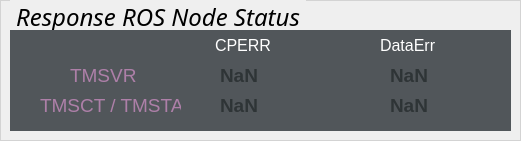
    <widget class="QGroupBox" name="Response_ROS_Node_groupBox">
     <property name="geometry">
      <rect>
       <x>20</x>
       <y>150</y>
       <width>521</width>
       <height>141</height>
      </rect>
     </property>
     <property name="font">
      <font>
       <family>Ubuntu Condensed</family>
       <pointsize>18</pointsize>
       <weight>50</weight>
       <italic>true</italic>
       <bold>false</bold>
       <underline>false</underline>
       <strikeout>false</strikeout>
       <kerning>true</kerning>
      </font>
     </property>
     <property name="styleSheet">
      <string notr="true">        QGroupBox {
            border-color: rgb(50, 50, 50);
            border: 2px solid lightgray;
            border-width: 0.5px;
            border-style: solid;
            margin-top: 1ex;  /* leave space at the top for the title */
        }
        QGroupBox::title {
            subcontrol-origin: margin;
            subcontrol-position: top left;
            left: 10px;
            margin-left: 0px;
            padding: 0  3px;
        }</string>
     </property>
     <property name="title">
      <string>Response ROS Node Status</string>
     </property>
     <property name="flat">
      <bool>false</bool>
     </property>
     <widget class="QWidget" name="widget_Response_ROS_Node" native="true">
      <property name="geometry">
       <rect>
        <x>10</x>
        <y>30</y>
        <width>501</width>
        <height>101</height>
       </rect>
      </property>
      <property name="styleSheet">
       <string notr="true">background-color: rgb(81, 86, 90);</string>
      </property>
      <widget class="QLabel" name="TMSVR_label">
       <property name="geometry">
        <rect>
         <x>60</x>
         <y>30</y>
         <width>141</width>
         <height>31</height>
        </rect>
       </property>
       <property name="font">
        <font>
         <pointsize>8</pointsize>
        </font>
       </property>
       <property name="styleSheet">
        <string notr="true">co</string>
       </property>
       <property name="text">
        <string>&lt;html&gt;&lt;head/&gt;&lt;body&gt;&lt;p&gt;&lt;span style=&quot; font-size:14pt; color:#ad7fa8;&quot;&gt;TMSVR&lt;/span&gt;&lt;/p&gt;&lt;/body&gt;&lt;/html&gt;</string>
       </property>
      </widget>
      <widget class="QLabel" name="tmsrv_cperr_status_label">
       <property name="geometry">
        <rect>
         <x>210</x>
         <y>30</y>
         <width>61</width>
         <height>31</height>
        </rect>
       </property>
       <property name="font">
        <font>
         <pointsize>8</pointsize>
        </font>
       </property>
       <property name="styleSheet">
        <string notr="true">co</string>
       </property>
       <property name="text">
        <string>&lt;html&gt;&lt;head/&gt;&lt;body&gt;&lt;p&gt;&lt;span style=&quot; font-size:14pt; font-weight:600; color:#2e3436;&quot;&gt;NaN&lt;/span&gt;&lt;/p&gt;&lt;/body&gt;&lt;/html&gt;</string>
       </property>
      </widget>
      <widget class="QLabel" name="DataErr_label">
       <property name="geometry">
        <rect>
         <x>370</x>
         <y>0</y>
         <width>131</width>
         <height>31</height>
        </rect>
       </property>
       <property name="font">
        <font>
         <pointsize>8</pointsize>
        </font>
       </property>
       <property name="styleSheet">
        <string notr="true">co</string>
       </property>
       <property name="text">
        <string>&lt;html&gt;&lt;head/&gt;&lt;body&gt;&lt;p&gt;&lt;span style=&quot; font-size:12pt; color:#ffffff;&quot;&gt;DataErr&lt;/span&gt;&lt;/p&gt;&lt;/body&gt;&lt;/html&gt;</string>
       </property>
      </widget>
      <widget class="QLabel" name="TMScript_label">
       <property name="geometry">
        <rect>
         <x>30</x>
         <y>60</y>
         <width>141</width>
         <height>31</height>
        </rect>
       </property>
       <property name="font">
        <font>
         <pointsize>8</pointsize>
        </font>
       </property>
       <property name="styleSheet">
        <string notr="true">co</string>
       </property>
       <property name="text">
        <string>&lt;html&gt;&lt;head/&gt;&lt;body&gt;&lt;p&gt;&lt;span style=&quot; font-size:14pt; color:#ad7fa8;&quot;&gt;TMSCT / TMSTA &lt;/span&gt;&lt;/p&gt;&lt;/body&gt;&lt;/html&gt;</string>
       </property>
      </widget>
      <widget class="QLabel" name="tmscript_cperr_status_label">
       <property name="geometry">
        <rect>
         <x>210</x>
         <y>60</y>
         <width>61</width>
         <height>31</height>
        </rect>
       </property>
       <property name="font">
        <font>
         <pointsize>8</pointsize>
        </font>
       </property>
       <property name="styleSheet">
        <string notr="true">co</string>
       </property>
       <property name="text">
        <string>&lt;html&gt;&lt;head/&gt;&lt;body&gt;&lt;p&gt;&lt;span style=&quot; font-size:14pt; font-weight:600; color:#2e3436;&quot;&gt;NaN&lt;/span&gt;&lt;/p&gt;&lt;/body&gt;&lt;/html&gt;</string>
       </property>
      </widget>
      <widget class="QLabel" name="CPERR_label">
       <property name="geometry">
        <rect>
         <x>205</x>
         <y>0</y>
         <width>131</width>
         <height>31</height>
        </rect>
       </property>
       <property name="font">
        <font>
         <pointsize>8</pointsize>
        </font>
       </property>
       <property name="styleSheet">
        <string notr="true">co</string>
       </property>
       <property name="text">
        <string>&lt;html&gt;&lt;head/&gt;&lt;body&gt;&lt;p&gt;&lt;span style=&quot; font-size:12pt; color:#ffffff;&quot;&gt;CPERR&lt;/span&gt;&lt;/p&gt;&lt;/body&gt;&lt;/html&gt;</string>
       </property>
      </widget>
      <widget class="QLabel" name="tmsrv_dataerr_status_label">
       <property name="geometry">
        <rect>
         <x>380</x>
         <y>30</y>
         <width>61</width>
         <height>31</height>
        </rect>
       </property>
       <property name="font">
        <font>
         <pointsize>8</pointsize>
        </font>
       </property>
       <property name="styleSheet">
        <string notr="true">co</string>
       </property>
       <property name="text">
        <string>&lt;html&gt;&lt;head/&gt;&lt;body&gt;&lt;p&gt;&lt;span style=&quot; font-size:14pt; font-weight:600; color:#2e3436;&quot;&gt;NaN&lt;/span&gt;&lt;/p&gt;&lt;/body&gt;&lt;/html&gt;</string>
       </property>
      </widget>
      <widget class="QLabel" name="tmscript_dataerr_status_label">
       <property name="geometry">
        <rect>
         <x>380</x>
         <y>60</y>
         <width>61</width>
         <height>31</height>
        </rect>
       </property>
       <property name="font">
        <font>
         <pointsize>8</pointsize>
        </font>
       </property>
       <property name="styleSheet">
        <string notr="true">co</string>
       </property>
       <property name="text">
        <string>&lt;html&gt;&lt;head/&gt;&lt;body&gt;&lt;p&gt;&lt;span style=&quot; font-size:14pt; font-weight:600; color:#2e3436;&quot;&gt;NaN&lt;/span&gt;&lt;/p&gt;&lt;/body&gt;&lt;/html&gt;</string>
       </property>
      </widget>
     </widget>
    </widget>
